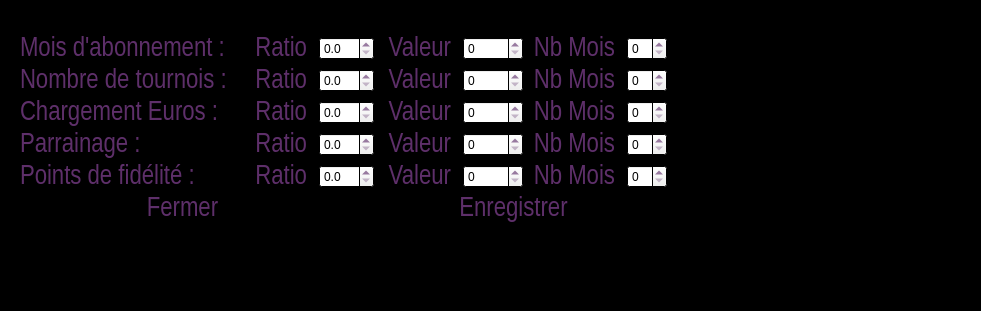
<?xml version="1.0" encoding="UTF-8"?>
<ui version="4.0">
 <class>FidTypeManagement</class>
 <widget class="QWidget" name="FidTypeManagement">
  <property name="geometry">
   <rect>
    <x>0</x>
    <y>0</y>
    <width>981</width>
    <height>311</height>
   </rect>
  </property>
  <property name="palette">
   <palette>
    <active>
     <colorrole role="WindowText">
      <brush brushstyle="SolidPattern">
       <color alpha="255">
        <red>94</red>
        <green>47</green>
        <blue>106</blue>
       </color>
      </brush>
     </colorrole>
     <colorrole role="Base">
      <brush brushstyle="SolidPattern">
       <color alpha="255">
        <red>255</red>
        <green>255</green>
        <blue>255</blue>
       </color>
      </brush>
     </colorrole>
     <colorrole role="Window">
      <brush brushstyle="SolidPattern">
       <color alpha="255">
        <red>0</red>
        <green>0</green>
        <blue>0</blue>
       </color>
      </brush>
     </colorrole>
     <colorrole role="Link">
      <brush brushstyle="SolidPattern">
       <color alpha="255">
        <red>94</red>
        <green>47</green>
        <blue>106</blue>
       </color>
      </brush>
     </colorrole>
     <colorrole role="LinkVisited">
      <brush brushstyle="SolidPattern">
       <color alpha="255">
        <red>94</red>
        <green>47</green>
        <blue>106</blue>
       </color>
      </brush>
     </colorrole>
    </active>
    <inactive>
     <colorrole role="WindowText">
      <brush brushstyle="SolidPattern">
       <color alpha="255">
        <red>94</red>
        <green>47</green>
        <blue>106</blue>
       </color>
      </brush>
     </colorrole>
     <colorrole role="Base">
      <brush brushstyle="SolidPattern">
       <color alpha="255">
        <red>255</red>
        <green>255</green>
        <blue>255</blue>
       </color>
      </brush>
     </colorrole>
     <colorrole role="Window">
      <brush brushstyle="SolidPattern">
       <color alpha="255">
        <red>0</red>
        <green>0</green>
        <blue>0</blue>
       </color>
      </brush>
     </colorrole>
     <colorrole role="Link">
      <brush brushstyle="SolidPattern">
       <color alpha="255">
        <red>94</red>
        <green>47</green>
        <blue>106</blue>
       </color>
      </brush>
     </colorrole>
     <colorrole role="LinkVisited">
      <brush brushstyle="SolidPattern">
       <color alpha="255">
        <red>94</red>
        <green>47</green>
        <blue>106</blue>
       </color>
      </brush>
     </colorrole>
    </inactive>
    <disabled>
     <colorrole role="WindowText">
      <brush brushstyle="SolidPattern">
       <color alpha="255">
        <red>120</red>
        <green>120</green>
        <blue>120</blue>
       </color>
      </brush>
     </colorrole>
     <colorrole role="Base">
      <brush brushstyle="SolidPattern">
       <color alpha="255">
        <red>0</red>
        <green>0</green>
        <blue>0</blue>
       </color>
      </brush>
     </colorrole>
     <colorrole role="Window">
      <brush brushstyle="SolidPattern">
       <color alpha="255">
        <red>0</red>
        <green>0</green>
        <blue>0</blue>
       </color>
      </brush>
     </colorrole>
     <colorrole role="Link">
      <brush brushstyle="SolidPattern">
       <color alpha="255">
        <red>94</red>
        <green>47</green>
        <blue>106</blue>
       </color>
      </brush>
     </colorrole>
     <colorrole role="LinkVisited">
      <brush brushstyle="SolidPattern">
       <color alpha="255">
        <red>94</red>
        <green>47</green>
        <blue>106</blue>
       </color>
      </brush>
     </colorrole>
    </disabled>
   </palette>
  </property>
  <property name="windowTitle">
   <string>Type de fidélisation</string>
  </property>
  <property name="windowIcon">
   <iconset resource="pokersphere.qrc">
    <normaloff>:/img/Resources/sphere.ico</normaloff>:/img/Resources/sphere.ico</iconset>
  </property>
  <layout class="QHBoxLayout" name="horizontalLayout">
   <item>
    <layout class="QVBoxLayout" name="vLayout">
     <property name="leftMargin">
      <number>9</number>
     </property>
     <property name="topMargin">
      <number>25</number>
     </property>
     <item>
      <layout class="QHBoxLayout" name="horizontalLayout_2">
       <property name="spacing">
        <number>12</number>
       </property>
       <property name="rightMargin">
        <number>9</number>
       </property>
       <item>
        <widget class="QLabel" name="moisAbonementLabel">
         <property name="minimumSize">
          <size>
           <width>220</width>
           <height>0</height>
          </size>
         </property>
         <property name="maximumSize">
          <size>
           <width>220</width>
           <height>16777215</height>
          </size>
         </property>
         <property name="palette">
          <palette>
           <active>
            <colorrole role="WindowText">
             <brush brushstyle="SolidPattern">
              <color alpha="255">
               <red>94</red>
               <green>47</green>
               <blue>106</blue>
              </color>
             </brush>
            </colorrole>
           </active>
           <inactive>
            <colorrole role="WindowText">
             <brush brushstyle="SolidPattern">
              <color alpha="255">
               <red>94</red>
               <green>47</green>
               <blue>106</blue>
              </color>
             </brush>
            </colorrole>
           </inactive>
           <disabled>
            <colorrole role="WindowText">
             <brush brushstyle="SolidPattern">
              <color alpha="255">
               <red>120</red>
               <green>120</green>
               <blue>120</blue>
              </color>
             </brush>
            </colorrole>
           </disabled>
          </palette>
         </property>
         <property name="font">
          <font>
           <family>Arial Narrow</family>
           <pointsize>20</pointsize>
          </font>
         </property>
         <property name="text">
          <string>Mois d'abonnement :</string>
         </property>
         <property name="margin">
          <number>3</number>
         </property>
        </widget>
       </item>
       <item>
        <widget class="QLabel" name="label">
         <property name="minimumSize">
          <size>
           <width>55</width>
           <height>0</height>
          </size>
         </property>
         <property name="maximumSize">
          <size>
           <width>55</width>
           <height>16777215</height>
          </size>
         </property>
         <property name="font">
          <font>
           <family>Arial Narrow</family>
           <pointsize>20</pointsize>
          </font>
         </property>
         <property name="text">
          <string>Ratio</string>
         </property>
         <property name="alignment">
          <set>Qt::AlignRight|Qt::AlignTrailing|Qt::AlignVCenter</set>
         </property>
        </widget>
       </item>
       <item>
        <widget class="QDoubleSpinBox" name="aRatioDoubleSpinBox">
         <property name="minimumSize">
          <size>
           <width>55</width>
           <height>0</height>
          </size>
         </property>
         <property name="maximumSize">
          <size>
           <width>55</width>
           <height>16777215</height>
          </size>
         </property>
         <property name="decimals">
          <number>1</number>
         </property>
        </widget>
       </item>
       <item>
        <widget class="QLabel" name="label_2">
         <property name="minimumSize">
          <size>
           <width>65</width>
           <height>0</height>
          </size>
         </property>
         <property name="maximumSize">
          <size>
           <width>65</width>
           <height>16777215</height>
          </size>
         </property>
         <property name="font">
          <font>
           <family>Arial Narrow</family>
           <pointsize>20</pointsize>
          </font>
         </property>
         <property name="text">
          <string>Valeur</string>
         </property>
         <property name="alignment">
          <set>Qt::AlignRight|Qt::AlignTrailing|Qt::AlignVCenter</set>
         </property>
        </widget>
       </item>
       <item>
        <widget class="QSpinBox" name="aValueSpinBox">
         <property name="minimumSize">
          <size>
           <width>50</width>
           <height>22</height>
          </size>
         </property>
         <property name="maximumSize">
          <size>
           <width>60</width>
           <height>16777215</height>
          </size>
         </property>
         <property name="maximum">
          <number>999999999</number>
         </property>
        </widget>
       </item>
       <item>
        <widget class="QLabel" name="label_3">
         <property name="minimumSize">
          <size>
           <width>80</width>
           <height>0</height>
          </size>
         </property>
         <property name="maximumSize">
          <size>
           <width>80</width>
           <height>16777215</height>
          </size>
         </property>
         <property name="font">
          <font>
           <family>Arial Narrow</family>
           <pointsize>20</pointsize>
          </font>
         </property>
         <property name="text">
          <string>Nb Mois</string>
         </property>
         <property name="alignment">
          <set>Qt::AlignRight|Qt::AlignTrailing|Qt::AlignVCenter</set>
         </property>
        </widget>
       </item>
       <item>
        <widget class="QSpinBox" name="aNbMonthSpinBox">
         <property name="minimumSize">
          <size>
           <width>40</width>
           <height>0</height>
          </size>
         </property>
         <property name="maximumSize">
          <size>
           <width>40</width>
           <height>16777215</height>
          </size>
         </property>
        </widget>
       </item>
      </layout>
     </item>
     <item>
      <layout class="QHBoxLayout" name="horizontalLayout_3">
       <property name="spacing">
        <number>12</number>
       </property>
       <property name="rightMargin">
        <number>9</number>
       </property>
       <item>
        <widget class="QLabel" name="nbTournamentLabel">
         <property name="minimumSize">
          <size>
           <width>220</width>
           <height>0</height>
          </size>
         </property>
         <property name="maximumSize">
          <size>
           <width>220</width>
           <height>16777215</height>
          </size>
         </property>
         <property name="font">
          <font>
           <family>Arial Narrow</family>
           <pointsize>20</pointsize>
          </font>
         </property>
         <property name="text">
          <string>Nombre de tournois :</string>
         </property>
         <property name="margin">
          <number>3</number>
         </property>
        </widget>
       </item>
       <item>
        <widget class="QLabel" name="label_4">
         <property name="minimumSize">
          <size>
           <width>55</width>
           <height>0</height>
          </size>
         </property>
         <property name="maximumSize">
          <size>
           <width>55</width>
           <height>16777215</height>
          </size>
         </property>
         <property name="font">
          <font>
           <family>Arial Narrow</family>
           <pointsize>20</pointsize>
          </font>
         </property>
         <property name="text">
          <string>Ratio</string>
         </property>
         <property name="alignment">
          <set>Qt::AlignRight|Qt::AlignTrailing|Qt::AlignVCenter</set>
         </property>
        </widget>
       </item>
       <item>
        <widget class="QDoubleSpinBox" name="tRatioDoubleSpinBox">
         <property name="minimumSize">
          <size>
           <width>55</width>
           <height>0</height>
          </size>
         </property>
         <property name="maximumSize">
          <size>
           <width>55</width>
           <height>16777215</height>
          </size>
         </property>
         <property name="decimals">
          <number>1</number>
         </property>
        </widget>
       </item>
       <item>
        <widget class="QLabel" name="label_5">
         <property name="minimumSize">
          <size>
           <width>65</width>
           <height>0</height>
          </size>
         </property>
         <property name="maximumSize">
          <size>
           <width>65</width>
           <height>16777215</height>
          </size>
         </property>
         <property name="font">
          <font>
           <family>Arial Narrow</family>
           <pointsize>20</pointsize>
          </font>
         </property>
         <property name="text">
          <string>Valeur</string>
         </property>
         <property name="alignment">
          <set>Qt::AlignRight|Qt::AlignTrailing|Qt::AlignVCenter</set>
         </property>
        </widget>
       </item>
       <item>
        <widget class="QSpinBox" name="tValueSpinBox">
         <property name="minimumSize">
          <size>
           <width>50</width>
           <height>22</height>
          </size>
         </property>
         <property name="maximumSize">
          <size>
           <width>60</width>
           <height>16777215</height>
          </size>
         </property>
         <property name="maximum">
          <number>999999999</number>
         </property>
        </widget>
       </item>
       <item>
        <widget class="QLabel" name="label_6">
         <property name="minimumSize">
          <size>
           <width>80</width>
           <height>0</height>
          </size>
         </property>
         <property name="maximumSize">
          <size>
           <width>80</width>
           <height>16777215</height>
          </size>
         </property>
         <property name="font">
          <font>
           <family>Arial Narrow</family>
           <pointsize>20</pointsize>
          </font>
         </property>
         <property name="text">
          <string>Nb Mois</string>
         </property>
         <property name="alignment">
          <set>Qt::AlignRight|Qt::AlignTrailing|Qt::AlignVCenter</set>
         </property>
        </widget>
       </item>
       <item>
        <widget class="QSpinBox" name="tNbMonthSpinBox">
         <property name="minimumSize">
          <size>
           <width>40</width>
           <height>0</height>
          </size>
         </property>
         <property name="maximumSize">
          <size>
           <width>40</width>
           <height>16777215</height>
          </size>
         </property>
        </widget>
       </item>
      </layout>
     </item>
     <item>
      <layout class="QHBoxLayout" name="horizontalLayout_4">
       <property name="spacing">
        <number>12</number>
       </property>
       <property name="rightMargin">
        <number>9</number>
       </property>
       <item>
        <widget class="QLabel" name="loadEurosLabel">
         <property name="minimumSize">
          <size>
           <width>220</width>
           <height>0</height>
          </size>
         </property>
         <property name="maximumSize">
          <size>
           <width>220</width>
           <height>16777215</height>
          </size>
         </property>
         <property name="font">
          <font>
           <family>Arial Narrow</family>
           <pointsize>20</pointsize>
          </font>
         </property>
         <property name="text">
          <string>Chargement Euros :</string>
         </property>
         <property name="margin">
          <number>3</number>
         </property>
        </widget>
       </item>
       <item>
        <widget class="QLabel" name="label_7">
         <property name="minimumSize">
          <size>
           <width>55</width>
           <height>0</height>
          </size>
         </property>
         <property name="maximumSize">
          <size>
           <width>55</width>
           <height>16777215</height>
          </size>
         </property>
         <property name="font">
          <font>
           <family>Arial Narrow</family>
           <pointsize>20</pointsize>
          </font>
         </property>
         <property name="text">
          <string>Ratio</string>
         </property>
         <property name="alignment">
          <set>Qt::AlignRight|Qt::AlignTrailing|Qt::AlignVCenter</set>
         </property>
        </widget>
       </item>
       <item>
        <widget class="QDoubleSpinBox" name="eRatioDoubleSpinBox">
         <property name="minimumSize">
          <size>
           <width>55</width>
           <height>0</height>
          </size>
         </property>
         <property name="maximumSize">
          <size>
           <width>55</width>
           <height>16777215</height>
          </size>
         </property>
         <property name="decimals">
          <number>1</number>
         </property>
        </widget>
       </item>
       <item>
        <widget class="QLabel" name="label_8">
         <property name="minimumSize">
          <size>
           <width>65</width>
           <height>0</height>
          </size>
         </property>
         <property name="maximumSize">
          <size>
           <width>65</width>
           <height>16777215</height>
          </size>
         </property>
         <property name="font">
          <font>
           <family>Arial Narrow</family>
           <pointsize>20</pointsize>
          </font>
         </property>
         <property name="text">
          <string>Valeur</string>
         </property>
         <property name="alignment">
          <set>Qt::AlignRight|Qt::AlignTrailing|Qt::AlignVCenter</set>
         </property>
        </widget>
       </item>
       <item>
        <widget class="QSpinBox" name="eValueSpinBox">
         <property name="minimumSize">
          <size>
           <width>50</width>
           <height>22</height>
          </size>
         </property>
         <property name="maximumSize">
          <size>
           <width>60</width>
           <height>16777215</height>
          </size>
         </property>
         <property name="maximum">
          <number>999999999</number>
         </property>
        </widget>
       </item>
       <item>
        <widget class="QLabel" name="label_9">
         <property name="minimumSize">
          <size>
           <width>80</width>
           <height>0</height>
          </size>
         </property>
         <property name="maximumSize">
          <size>
           <width>80</width>
           <height>16777215</height>
          </size>
         </property>
         <property name="font">
          <font>
           <family>Arial Narrow</family>
           <pointsize>20</pointsize>
          </font>
         </property>
         <property name="text">
          <string>Nb Mois</string>
         </property>
         <property name="alignment">
          <set>Qt::AlignRight|Qt::AlignTrailing|Qt::AlignVCenter</set>
         </property>
        </widget>
       </item>
       <item>
        <widget class="QSpinBox" name="eNbMonthSpinBox">
         <property name="minimumSize">
          <size>
           <width>40</width>
           <height>0</height>
          </size>
         </property>
         <property name="maximumSize">
          <size>
           <width>40</width>
           <height>16777215</height>
          </size>
         </property>
        </widget>
       </item>
      </layout>
     </item>
     <item>
      <layout class="QHBoxLayout" name="horizontalLayout_5">
       <property name="spacing">
        <number>12</number>
       </property>
       <property name="rightMargin">
        <number>9</number>
       </property>
       <item>
        <widget class="QLabel" name="parrainageLabel">
         <property name="minimumSize">
          <size>
           <width>220</width>
           <height>0</height>
          </size>
         </property>
         <property name="maximumSize">
          <size>
           <width>220</width>
           <height>16777215</height>
          </size>
         </property>
         <property name="font">
          <font>
           <family>Arial Narrow</family>
           <pointsize>20</pointsize>
          </font>
         </property>
         <property name="text">
          <string>Parrainage :</string>
         </property>
         <property name="margin">
          <number>3</number>
         </property>
        </widget>
       </item>
       <item>
        <widget class="QLabel" name="label_10">
         <property name="minimumSize">
          <size>
           <width>55</width>
           <height>0</height>
          </size>
         </property>
         <property name="maximumSize">
          <size>
           <width>55</width>
           <height>16777215</height>
          </size>
         </property>
         <property name="font">
          <font>
           <family>Arial Narrow</family>
           <pointsize>20</pointsize>
          </font>
         </property>
         <property name="text">
          <string>Ratio</string>
         </property>
         <property name="alignment">
          <set>Qt::AlignRight|Qt::AlignTrailing|Qt::AlignVCenter</set>
         </property>
        </widget>
       </item>
       <item>
        <widget class="QDoubleSpinBox" name="pRatioDoubleSpinBox">
         <property name="minimumSize">
          <size>
           <width>55</width>
           <height>0</height>
          </size>
         </property>
         <property name="maximumSize">
          <size>
           <width>55</width>
           <height>16777215</height>
          </size>
         </property>
         <property name="decimals">
          <number>1</number>
         </property>
        </widget>
       </item>
       <item>
        <widget class="QLabel" name="label_11">
         <property name="minimumSize">
          <size>
           <width>65</width>
           <height>0</height>
          </size>
         </property>
         <property name="maximumSize">
          <size>
           <width>65</width>
           <height>16777215</height>
          </size>
         </property>
         <property name="font">
          <font>
           <family>Arial Narrow</family>
           <pointsize>20</pointsize>
          </font>
         </property>
         <property name="text">
          <string>Valeur</string>
         </property>
         <property name="alignment">
          <set>Qt::AlignRight|Qt::AlignTrailing|Qt::AlignVCenter</set>
         </property>
        </widget>
       </item>
       <item>
        <widget class="QSpinBox" name="pValueSpinBox">
         <property name="minimumSize">
          <size>
           <width>50</width>
           <height>22</height>
          </size>
         </property>
         <property name="maximumSize">
          <size>
           <width>60</width>
           <height>16777215</height>
          </size>
         </property>
         <property name="maximum">
          <number>999999999</number>
         </property>
        </widget>
       </item>
       <item>
        <widget class="QLabel" name="label_12">
         <property name="minimumSize">
          <size>
           <width>80</width>
           <height>0</height>
          </size>
         </property>
         <property name="maximumSize">
          <size>
           <width>80</width>
           <height>16777215</height>
          </size>
         </property>
         <property name="font">
          <font>
           <family>Arial Narrow</family>
           <pointsize>20</pointsize>
          </font>
         </property>
         <property name="text">
          <string>Nb Mois</string>
         </property>
         <property name="alignment">
          <set>Qt::AlignRight|Qt::AlignTrailing|Qt::AlignVCenter</set>
         </property>
        </widget>
       </item>
       <item>
        <widget class="QSpinBox" name="pNbMonthSpinBox">
         <property name="minimumSize">
          <size>
           <width>40</width>
           <height>0</height>
          </size>
         </property>
         <property name="maximumSize">
          <size>
           <width>40</width>
           <height>16777215</height>
          </size>
         </property>
        </widget>
       </item>
      </layout>
     </item>
     <item>
      <layout class="QHBoxLayout" name="horizontalLayout_7">
       <property name="spacing">
        <number>12</number>
       </property>
       <property name="rightMargin">
        <number>9</number>
       </property>
       <item>
        <widget class="QLabel" name="pointsFidLabel">
         <property name="minimumSize">
          <size>
           <width>220</width>
           <height>0</height>
          </size>
         </property>
         <property name="maximumSize">
          <size>
           <width>220</width>
           <height>16777215</height>
          </size>
         </property>
         <property name="font">
          <font>
           <family>Arial Narrow</family>
           <pointsize>20</pointsize>
          </font>
         </property>
         <property name="text">
          <string>Points de fidélité :</string>
         </property>
         <property name="margin">
          <number>3</number>
         </property>
        </widget>
       </item>
       <item>
        <widget class="QLabel" name="fRatioLabel">
         <property name="minimumSize">
          <size>
           <width>55</width>
           <height>0</height>
          </size>
         </property>
         <property name="maximumSize">
          <size>
           <width>55</width>
           <height>16777215</height>
          </size>
         </property>
         <property name="font">
          <font>
           <family>Arial Narrow</family>
           <pointsize>20</pointsize>
          </font>
         </property>
         <property name="text">
          <string>Ratio</string>
         </property>
         <property name="alignment">
          <set>Qt::AlignRight|Qt::AlignTrailing|Qt::AlignVCenter</set>
         </property>
        </widget>
       </item>
       <item>
        <widget class="QDoubleSpinBox" name="fRatioDoubleSpinBox">
         <property name="minimumSize">
          <size>
           <width>55</width>
           <height>0</height>
          </size>
         </property>
         <property name="maximumSize">
          <size>
           <width>55</width>
           <height>16777215</height>
          </size>
         </property>
         <property name="decimals">
          <number>1</number>
         </property>
        </widget>
       </item>
       <item>
        <widget class="QLabel" name="fValeurLabel">
         <property name="minimumSize">
          <size>
           <width>65</width>
           <height>0</height>
          </size>
         </property>
         <property name="maximumSize">
          <size>
           <width>65</width>
           <height>16777215</height>
          </size>
         </property>
         <property name="font">
          <font>
           <family>Arial Narrow</family>
           <pointsize>20</pointsize>
          </font>
         </property>
         <property name="text">
          <string>Valeur</string>
         </property>
         <property name="alignment">
          <set>Qt::AlignRight|Qt::AlignTrailing|Qt::AlignVCenter</set>
         </property>
        </widget>
       </item>
       <item>
        <widget class="QSpinBox" name="fValueSpinBox">
         <property name="minimumSize">
          <size>
           <width>50</width>
           <height>0</height>
          </size>
         </property>
         <property name="maximumSize">
          <size>
           <width>60</width>
           <height>16777215</height>
          </size>
         </property>
         <property name="maximum">
          <number>999999999</number>
         </property>
        </widget>
       </item>
       <item>
        <widget class="QLabel" name="label_13">
         <property name="minimumSize">
          <size>
           <width>80</width>
           <height>0</height>
          </size>
         </property>
         <property name="maximumSize">
          <size>
           <width>80</width>
           <height>16777215</height>
          </size>
         </property>
         <property name="font">
          <font>
           <family>Arial Narrow</family>
           <pointsize>20</pointsize>
          </font>
         </property>
         <property name="text">
          <string>Nb Mois</string>
         </property>
         <property name="alignment">
          <set>Qt::AlignRight|Qt::AlignTrailing|Qt::AlignVCenter</set>
         </property>
        </widget>
       </item>
       <item>
        <widget class="QSpinBox" name="fNbMonthSpinBox">
         <property name="minimumSize">
          <size>
           <width>40</width>
           <height>0</height>
          </size>
         </property>
         <property name="maximumSize">
          <size>
           <width>40</width>
           <height>16777215</height>
          </size>
         </property>
        </widget>
       </item>
      </layout>
     </item>
     <item>
      <layout class="QHBoxLayout" name="horizontalLayout_6">
       <item>
        <widget class="QLabel" name="closeLabel">
         <property name="font">
          <font>
           <family>Arial Narrow</family>
           <pointsize>20</pointsize>
          </font>
         </property>
         <property name="text">
          <string>&lt;a href=&quot;a&quot; style=&quot;text-decoration:none;&quot;&gt;&lt;font color=&quot;#5E2F6A&quot;&gt;Fermer&lt;/font&gt;&lt;/a&gt;</string>
         </property>
         <property name="alignment">
          <set>Qt::AlignCenter</set>
         </property>
        </widget>
       </item>
       <item>
        <widget class="QLabel" name="saveLabel">
         <property name="font">
          <font>
           <family>Arial Narrow</family>
           <pointsize>20</pointsize>
          </font>
         </property>
         <property name="text">
          <string>&lt;a href=&quot;a&quot; style=&quot;text-decoration:none;&quot;&gt;&lt;font color=&quot;#5E2F6A&quot;&gt;Enregistrer&lt;/font&gt;&lt;/a&gt;</string>
         </property>
         <property name="alignment">
          <set>Qt::AlignCenter</set>
         </property>
        </widget>
       </item>
      </layout>
     </item>
     <item>
      <spacer name="verticalSpacer">
       <property name="orientation">
        <enum>Qt::Vertical</enum>
       </property>
       <property name="sizeHint" stdset="0">
        <size>
         <width>20</width>
         <height>40</height>
        </size>
       </property>
      </spacer>
     </item>
    </layout>
   </item>
   <item>
    <widget class="QLabel" name="imgLabel">
     <property name="pixmap">
      <pixmap resource="pokersphere.qrc">:/img/Resources/pokerSphere.gif</pixmap>
     </property>
     <property name="alignment">
      <set>Qt::AlignRight|Qt::AlignTop|Qt::AlignTrailing</set>
     </property>
    </widget>
   </item>
  </layout>
 </widget>
 <resources>
  <include location="pokersphere.qrc"/>
 </resources>
 <connections/>
</ui>
